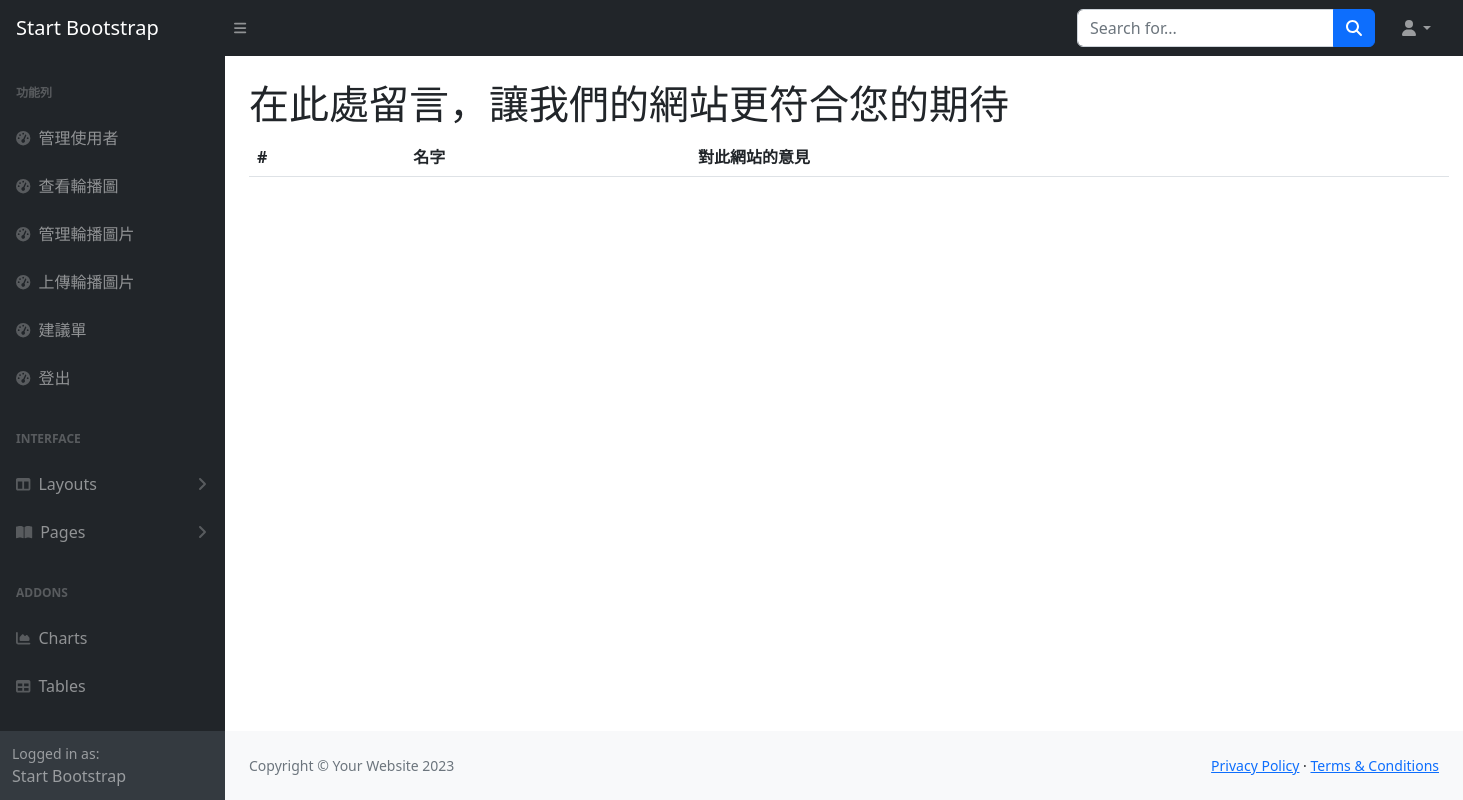
The page /suggestion on the database as committed earlier.
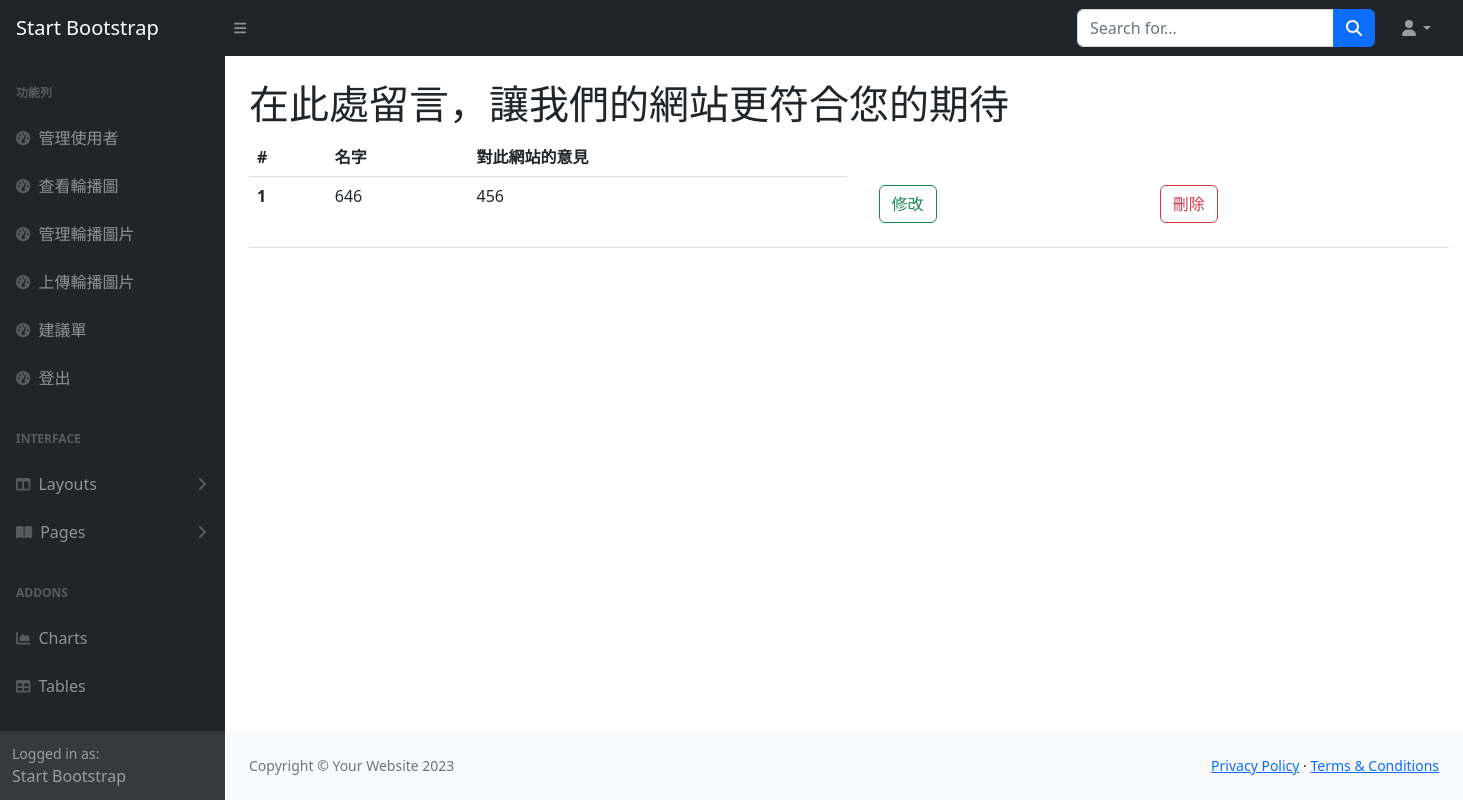
The same page on the database as committed later.
### tables this page shows
CREATE TABLE Suggestion (id integer primary key autoincrement, s_name nvarchar(20), s_sug);

### app.py (the view)
@app.route("/suggestion")
def suggestion():
    with get_db() as cur: #with get_db().cursor() as cur:
        cur.row_factory = sql.Row
        cur = cur.cursor() #上面的註解可以把這行省略
        cur.execute("select * from Suggestion")
        data = cur.fetchall()
        cur.close()
    return render_template("suggestion.html",data = data)

### app.py (called while the page is built)
def get_db():
    db = getattr(g, '_database', None)
    if db is None:
        db = g._database = sql.connect(DATABASE)
    return db

@app.teardown_appcontext
def close_connection(exception):
    db = getattr(g, '_database', None)
    if db is not None:
        db.close()

### templates/suggestion.html (shortened to what this page needs)
{% extends "layout/back.html"%}
{%block main %}
<h1 class="mt-4">在此處留言，讓我們的網站更符合您的期待</h1>
<table class="table" style="width: 1200px;">
    <thead>
      <tr>
        <th scope="col">#</th>
        <th scope="col">名字</th>
        <th scope="col">對此網站的意見</th>
      </tr>
    </thead>
    <tbody>
      {%for i in range(data|length) %}
        <tr>
            <th scope="row">{{ i+1 }}</th>
            <td>{{ data[i].s_name }}</td>
            <td>{{ data[i].s_sug }}</td>
            <td>
              <div class="row">
                <div class="col">
                  <a type="button" class="btn btn-outline-success mx-4" href="/edit/{{ data[i].id }}">修改</a>
                </div>
                <div class="col">
                  <form action="/deletesug/{{ data[i].id }}" method="post">
                    <button class="btn btn-outline-danger" onclick="if(confirm('您確定要刪除嗎？')) return true;else return false">刪除</button>
                  </form>
              </div>
              </div>
            </td>
        </tr>
        {% endfor %}
    </tbody>
  </table>
{% endblock %}

### templates/layout/back.html (shortened to what this page needs)
<html lang="en">
    <head>
        <link href="{{url_for('static',filename='css/bootstrap.min.css')}}" rel="stylesheet" >
        <link href="/static/css/styles.css" rel="stylesheet" />
    </head>
    <body class="sb-nav-fixed">
        <nav class="sb-topnav navbar navbar-expand navbar-dark bg-dark">
            <a class="navbar-brand ps-3" href="index.html">Start Bootstrap</a>
            <button class="btn btn-link btn-sm order-1 order-lg-0 me-4 me-lg-0" id="sidebarToggle" href="#!"><i class="fas fa-bars"></i></button>
            <form class="d-none d-md-inline-block form-inline ms-auto me-0 me-md-3 my-2 my-md-0">
                <div class="input-group">
                    <input class="form-control" type="text" placeholder="Search for..." aria-label="Search for..." aria-describedby="btnNavbarSearch" />
                    <button class="btn btn-primary" id="btnNavbarSearch" type="button"><i class="fas fa-search"></i></button>
                </div>
            </form>
            <ul class="navbar-nav ms-auto ms-md-0 me-3 me-lg-4">
                <li class="nav-item dropdown">
                    <a class="nav-link dropdown-toggle" id="navbarDropdown" href="#" role="button" data-bs-toggle="dropdown" aria-expanded="false"><i class="fas fa-user fa-fw"></i></a>
                </li>
            </ul>
        </nav>
        <div id="layoutSidenav">
            <div id="layoutSidenav_nav">
                <nav class="sb-sidenav accordion sb-sidenav-dark" id="sidenavAccordion">
                    <div class="sb-sidenav-menu">
                        <div class="nav">
                            <div class="sb-sidenav-menu-heading">功能列</div>
                            <a class="nav-link" href="/users">
                                <div class="sb-nav-link-icon"><i class="fas fa-tachometer-alt"></i></div>
                                管理使用者
                            </a>
                            <a class="nav-link" href="/show">
                                <div class="sb-nav-link-icon"><i class="fas fa-tachometer-alt"></i></div>
                                查看輪播圖
                            </a>
                            <a class="nav-link" href="/pictures">
                                <div class="sb-nav-link-icon"><i class="fas fa-tachometer-alt"></i></div>
                                管理輪播圖片
                            </a>
                            <a class="nav-link" href="/upload">
                                <div class="sb-nav-link-icon"><i class="fas fa-tachometer-alt"></i></div>
                                上傳輪播圖片
                            </a>
                            <a class="nav-link" href="/suggestion">
                                <div class="sb-nav-link-icon"><i class="fas fa-tachometer-alt"></i></div>
                                建議單
                            </a>
                            <a class="nav-link" href="/login">
                                <div class="sb-nav-link-icon"><i class="fas fa-tachometer-alt"></i></div>
                                登出
                            </a>
                            <div class="sb-sidenav-menu-heading">Interface</div>
                            <a class="nav-link collapsed" href="#" data-bs-toggle="collapse" data-bs-target="#collapseLayouts" aria-expanded="false" aria-controls="collapseLayouts">
                                <div class="sb-nav-link-icon"><i class="fas fa-columns"></i></div>
                                Layouts
                                <div class="sb-sidenav-collapse-arrow"><i class="fas fa-angle-down"></i></div>
                            </a>
                            <a class="nav-link collapsed" href="#" data-bs-toggle="collapse" data-bs-target="#collapsePages" aria-expanded="false" aria-controls="collapsePages">
                                <div class="sb-nav-link-icon"><i class="fas fa-book-open"></i></div>
                                Pages
                                <div class="sb-sidenav-collapse-arrow"><i class="fas fa-angle-down"></i></div>
                            </a>
                            <div class="sb-sidenav-menu-heading">Addons</div>
                            <a class="nav-link" href="charts.html">
                                <div class="sb-nav-link-icon"><i class="fas fa-chart-area"></i></div>
                                Charts
                            </a>
                            <a class="nav-link" href="tables.html">
                                <div class="sb-nav-link-icon"><i class="fas fa-table"></i></div>
                                Tables
                            </a>
                        </div>
                    </div>
                    <div class="sb-sidenav-footer">
                        <div class="small">Logged in as:</div>
                        Start Bootstrap
                    </div>
                </nav>
            </div>
            <div id="layoutSidenav_content">
                <main>
                    <div class="container-fluid px-4">
                        {% block main %}
                        {% endblock main%}
                    </div>
                </main>
                <footer class="py-4 bg-light mt-auto">
                    <div class="container-fluid px-4">
                        <div class="d-flex align-items-center justify-content-between small">
                            <div class="text-muted">Copyright &copy; Your Website 2023</div>
                            <div>
                                <a href="#">Privacy Policy</a>
                                &middot;
                                <a href="#">Terms &amp; Conditions</a>
                            </div>
                        </div>
                    </div>
                </footer>
            </div>
        </div>
    </body>
</html>

Rows that differ between the two databases and show on the page:
added Suggestion: s_name "646", s_sug "456"
Other text that changed with them:
new list line: "1 修改 刪除"
